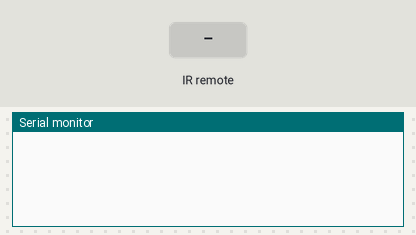
Recording of a sketch running on a simulated ESP8266 (NodeMCU). Parts: the last lines printed to the serial monitor. The inputs (shaded band) are chosen by the test bench.

Above: at 1.2 s.
1.3 s: infrared code 0xFF18E7 received
At 1.8 s:
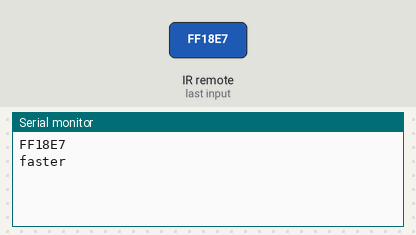
2.8 s: infrared code 0xFF4AB5 received
At 4.0 s:
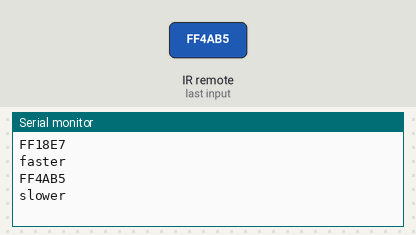
4.3 s: infrared code 0xFF10EF received
At 5.3 s:
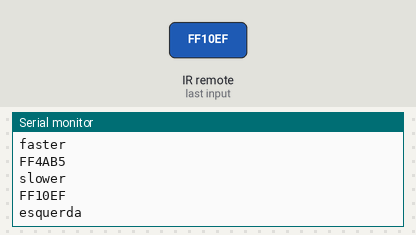
5.8 s: infrared code 0xFF5AA5 received
At 6.4 s:
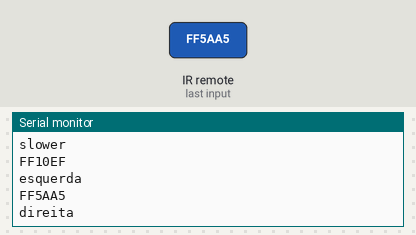

Measured:
- after the input at 1.3 s, the serial monitor: prints a new line at once (image 1)
- after the input at 2.8 s, the serial monitor: prints a new line at once (image 2)
- after the input at 4.3 s, the serial monitor: prints a new line at once (image 3)
- after the input at 5.8 s, the serial monitor: prints a new line at once (image 4)

The sketch:

IRremote_com_StepMotor_funcionando.ino
```cpp
#include <IRrecv.h>
#include <IRremoteESP8266.h>
// #include <Stepper.h>

IRrecv irrecv(26);
decode_results results;

const int stepsPerRevolution = 2048;  //2048  change this to fit the number of steps per revolution

// ULN2003 Motor Driver Pins
// #define IN1 13
// #define IN2 12
// #define IN3 14
// #define IN4 27

void setup() {

  irrecv.enableIRIn();  // Start the receiver
  Serial.begin(9600);
}

// codigos
// 1= FFA25D
// 2= FF629D
// 3= FFE21D
// 4=
// 0=FF9867

// ok=FF38C7
// up=FF18E7
// dw=FF4AB5
// lf=FF10EF
// rg=FF5AA5

// The repeating section of the code
void loop() {

  // Check if the IR code has been received.
  if (irrecv.decode(&results)) {

    Serial.println(results.value, HEX);

    if (results.value == 0xFF18E7) {   // up
      Serial.println("faster");
    }
    if (results.value == 0xFF4AB5) {   // down
      Serial.println("slower");
    }
    if (results.value == 0xFF10EF) {   // left
      Serial.println("esquerda");
    }
    if (results.value == 0xFF5AA5) {   // right
      Serial.println("direita");
    }

    delay(500);
    irrecv.resume();

  }
}
```
